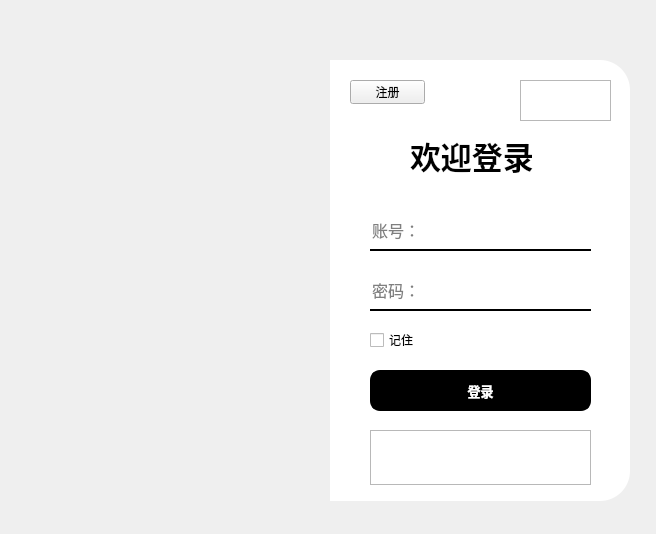
<?xml version="1.0" encoding="UTF-8"?>
<ui version="4.0">
 <class>LoginWidget</class>
 <widget class="QWidget" name="LoginWidget">
  <property name="geometry">
   <rect>
    <x>0</x>
    <y>0</y>
    <width>656</width>
    <height>534</height>
   </rect>
  </property>
  <property name="windowTitle">
   <string>Form</string>
  </property>
  <widget class="QLineEdit" name="lineEdit_username">
   <property name="geometry">
    <rect>
     <x>370</x>
     <y>200</y>
     <width>221</width>
     <height>41</height>
    </rect>
   </property>
   <property name="font">
    <font>
     <pointsize>12</pointsize>
    </font>
   </property>
   <property name="styleSheet">
    <string notr="true">border:none;
border-bottom:2px solid rgb(0, 0, 0);</string>
   </property>
   <property name="placeholderText">
    <string>账号：</string>
   </property>
  </widget>
  <widget class="QFrame" name="frame_2">
   <property name="geometry">
    <rect>
     <x>370</x>
     <y>430</y>
     <width>221</width>
     <height>55</height>
    </rect>
   </property>
   <property name="styleSheet">
    <string notr="true">QPushButton{
	border:none;
}
QPushButton:pressed{
	padding-top:5px;
	padding-left:5px;
}</string>
   </property>
   <property name="frameShape">
    <enum>QFrame::StyledPanel</enum>
   </property>
   <property name="frameShadow">
    <enum>QFrame::Raised</enum>
   </property>
   <layout class="QHBoxLayout" name="horizontalLayout_2">
    <item>
     <widget class="QPushButton" name="btn_LoginByWechat">
      <property name="text">
       <string/>
      </property>
      <property name="icon">
       <iconset resource="../resources.qrc">
        <normaloff>:/images/images/images/WeChat.png</normaloff>:/images/images/images/WeChat.png</iconset>
      </property>
      <property name="iconSize">
       <size>
        <width>35</width>
        <height>35</height>
       </size>
      </property>
     </widget>
    </item>
    <item>
     <widget class="QPushButton" name="btn_LoginByQQ">
      <property name="text">
       <string/>
      </property>
      <property name="icon">
       <iconset resource="../resources.qrc">
        <normaloff>:/images/images/images/QQ.png</normaloff>:/images/images/images/QQ.png</iconset>
      </property>
      <property name="iconSize">
       <size>
        <width>35</width>
        <height>35</height>
       </size>
      </property>
     </widget>
    </item>
    <item>
     <widget class="QPushButton" name="btn_LoginByQRcode">
      <property name="text">
       <string/>
      </property>
      <property name="icon">
       <iconset resource="../resources.qrc">
        <normaloff>:/images/images/images/QR-code.png</normaloff>:/images/images/images/QR-code.png</iconset>
      </property>
      <property name="iconSize">
       <size>
        <width>35</width>
        <height>35</height>
       </size>
      </property>
     </widget>
    </item>
   </layout>
  </widget>
  <widget class="QLabel" name="label_2">
   <property name="geometry">
    <rect>
     <x>330</x>
     <y>60</y>
     <width>300</width>
     <height>441</height>
    </rect>
   </property>
   <property name="styleSheet">
    <string notr="true">background-color: rgb(255, 255, 255);
border-top-right-radius:30px;
border-bottom-right-radius:30px;</string>
   </property>
   <property name="text">
    <string/>
   </property>
  </widget>
  <widget class="QLabel" name="label_error">
   <property name="geometry">
    <rect>
     <x>430</x>
     <y>330</y>
     <width>151</width>
     <height>21</height>
    </rect>
   </property>
   <property name="font">
    <font>
     <pointsize>10</pointsize>
    </font>
   </property>
   <property name="text">
    <string/>
   </property>
  </widget>
  <widget class="QLineEdit" name="lineEdit_password">
   <property name="geometry">
    <rect>
     <x>370</x>
     <y>270</y>
     <width>221</width>
     <height>41</height>
    </rect>
   </property>
   <property name="font">
    <font>
     <pointsize>12</pointsize>
    </font>
   </property>
   <property name="styleSheet">
    <string notr="true">border:none;
border-bottom:2px solid rgb(0, 0, 0);</string>
   </property>
   <property name="echoMode">
    <enum>QLineEdit::Password</enum>
   </property>
   <property name="placeholderText">
    <string>密码：</string>
   </property>
  </widget>
  <widget class="QLabel" name="label_3">
   <property name="geometry">
    <rect>
     <x>410</x>
     <y>130</y>
     <width>131</width>
     <height>51</height>
    </rect>
   </property>
   <property name="font">
    <font>
     <family>幼圆</family>
     <pointsize>23</pointsize>
     <bold>true</bold>
    </font>
   </property>
   <property name="text">
    <string>欢迎登录</string>
   </property>
  </widget>
  <widget class="QLabel" name="label">
   <property name="geometry">
    <rect>
     <x>50</x>
     <y>60</y>
     <width>280</width>
     <height>441</height>
    </rect>
   </property>
   <property name="styleSheet">
    <string notr="true">border-image: url(:/images/images/images/login.png);
border-top-left-radius:30px;
border-bottom-left-radius:30px;</string>
   </property>
   <property name="text">
    <string/>
   </property>
  </widget>
  <widget class="QPushButton" name="btn_login">
   <property name="geometry">
    <rect>
     <x>370</x>
     <y>370</y>
     <width>221</width>
     <height>41</height>
    </rect>
   </property>
   <property name="font">
    <font>
     <family>Arial</family>
     <pointsize>10</pointsize>
     <bold>true</bold>
    </font>
   </property>
   <property name="styleSheet">
    <string notr="true">QPushButton{
	background-color: rgb(0,0,0);
	color: rgb(255,255,255);
	border:2px solid rgb(0,0,0);
	border-radius:10px;
}
QPushButton:pressed{
padding-top:5px;
padding-left:5px;
}</string>
   </property>
   <property name="text">
    <string>登录</string>
   </property>
  </widget>
  <widget class="QFrame" name="frame">
   <property name="geometry">
    <rect>
     <x>520</x>
     <y>80</y>
     <width>91</width>
     <height>41</height>
    </rect>
   </property>
   <property name="styleSheet">
    <string notr="true">QPushButton{
border:none;
}
QPushButton:hover{
padding-bottom:5px;
}</string>
   </property>
   <property name="frameShape">
    <enum>QFrame::StyledPanel</enum>
   </property>
   <property name="frameShadow">
    <enum>QFrame::Raised</enum>
   </property>
   <layout class="QHBoxLayout" name="horizontalLayout">
    <item>
     <widget class="QPushButton" name="btn_minimize">
      <property name="text">
       <string/>
      </property>
      <property name="icon">
       <iconset resource="../resources.qrc">
        <normaloff>:/icons/images/icons/icon_minimize1.png</normaloff>:/icons/images/icons/icon_minimize1.png</iconset>
      </property>
     </widget>
    </item>
    <item>
     <widget class="QPushButton" name="btn_close">
      <property name="text">
       <string/>
      </property>
      <property name="icon">
       <iconset resource="../resources.qrc">
        <normaloff>:/icons/images/icons/icon_close1.png</normaloff>:/icons/images/icons/icon_close1.png</iconset>
      </property>
     </widget>
    </item>
   </layout>
  </widget>
  <widget class="QCheckBox" name="checkBox">
   <property name="geometry">
    <rect>
     <x>370</x>
     <y>330</y>
     <width>80</width>
     <height>20</height>
    </rect>
   </property>
   <property name="text">
    <string>记住</string>
   </property>
  </widget>
  <widget class="QLineEdit" name="lineEdit_username_2">
   <property name="geometry">
    <rect>
     <x>370</x>
     <y>210</y>
     <width>221</width>
     <height>41</height>
    </rect>
   </property>
   <property name="font">
    <font>
     <pointsize>12</pointsize>
    </font>
   </property>
   <property name="styleSheet">
    <string notr="true">border:none;
border-bottom:2px solid rgb(0, 0, 0);</string>
   </property>
   <property name="placeholderText">
    <string>账号：</string>
   </property>
  </widget>
  <widget class="QFrame" name="frame_3">
   <property name="geometry">
    <rect>
     <x>370</x>
     <y>430</y>
     <width>221</width>
     <height>55</height>
    </rect>
   </property>
   <property name="styleSheet">
    <string notr="true">QPushButton{
	border:none;
}
QPushButton:pressed{
	padding-top:5px;
	padding-left:5px;
}</string>
   </property>
   <property name="frameShape">
    <enum>QFrame::StyledPanel</enum>
   </property>
   <property name="frameShadow">
    <enum>QFrame::Raised</enum>
   </property>
   <layout class="QHBoxLayout" name="horizontalLayout_3">
    <item>
     <widget class="QPushButton" name="btn_LoginByWechat_2">
      <property name="text">
       <string/>
      </property>
      <property name="icon">
       <iconset resource="../resources.qrc">
        <normaloff>:/images/images/images/WeChat.png</normaloff>:/images/images/images/WeChat.png</iconset>
      </property>
      <property name="iconSize">
       <size>
        <width>35</width>
        <height>35</height>
       </size>
      </property>
     </widget>
    </item>
    <item>
     <widget class="QPushButton" name="btn_LoginByQQ_2">
      <property name="text">
       <string/>
      </property>
      <property name="icon">
       <iconset resource="../resources.qrc">
        <normaloff>:/images/images/images/QQ.png</normaloff>:/images/images/images/QQ.png</iconset>
      </property>
      <property name="iconSize">
       <size>
        <width>35</width>
        <height>35</height>
       </size>
      </property>
     </widget>
    </item>
    <item>
     <widget class="QPushButton" name="btn_LoginByQRcode_2">
      <property name="text">
       <string/>
      </property>
      <property name="icon">
       <iconset resource="../resources.qrc">
        <normaloff>:/images/images/images/QR-code.png</normaloff>:/images/images/images/QR-code.png</iconset>
      </property>
      <property name="iconSize">
       <size>
        <width>35</width>
        <height>35</height>
       </size>
      </property>
     </widget>
    </item>
   </layout>
  </widget>
  <widget class="QPushButton" name="btn_register">
   <property name="geometry">
    <rect>
     <x>350</x>
     <y>80</y>
     <width>75</width>
     <height>24</height>
    </rect>
   </property>
   <property name="text">
    <string>注册</string>
   </property>
  </widget>
 </widget>
 <resources>
  <include location="../resources.qrc"/>
 </resources>
 <connections>
  <connection>
   <sender>btn_minimize</sender>
   <signal>clicked()</signal>
   <receiver>LoginWidget</receiver>
   <slot>showMinimized()</slot>
   <hints>
    <hint type="sourcelabel">
     <x>544</x>
     <y>100</y>
    </hint>
    <hint type="destinationlabel">
     <x>535</x>
     <y>31</y>
    </hint>
   </hints>
  </connection>
  <connection>
   <sender>btn_close</sender>
   <signal>clicked()</signal>
   <receiver>LoginWidget</receiver>
   <slot>close()</slot>
   <hints>
    <hint type="sourcelabel">
     <x>585</x>
     <y>95</y>
    </hint>
    <hint type="destinationlabel">
     <x>583</x>
     <y>26</y>
    </hint>
   </hints>
  </connection>
 </connections>
</ui>
